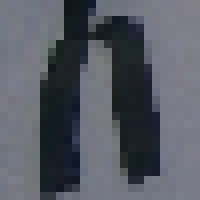
#> input picture MATLAB and R_Programs/endi5.png, 25 x 25 px (shown 8 times larger)
$ python final2.py
#> lines starting #> are read from the running program, lines starting #| are printed output that depends on the picture
### diff_ver.py
import numpy as np

def diff_ver(row, col):
    # Function to compute 1st order difference along the vertical
    c = np.zeros(row * col)
    c[0] = 1
    c[col] = -1
    L2 = np.zeros((row*col, row*col))
    for i in range(row*col):
        L2[i, i:] = c[:row*col - i]
    return L2

### diff_hor.py
import numpy as np

def diff_hor(row, col):
    # Function to compute 1st order difference along the horizontal
    L = np.diag(np.ones(col)) - np.diag(np.ones(col - 1), -1)
    L1 = np.kron(np.eye(row), L)
    return L1

### MATLAB and R_Programs/final2.py
import numpy as np
import matplotlib.pyplot as plt
from scipy import ndimage
from diff_hor import diff_hor
from diff_ver import diff_ver
import cv2
# Load the input image and preprocess it
#A = plt.imread('endi5.png').astype(float)
A = cv2.imread('endi5.png',cv2.IMREAD_UNCHANGED)
#> A is the input picture: shape (25, 25, 3); mean B, G, R 99.4, 90.2, 86.3
ima = -(A[:, :, 0] - 256)  # true model
dx, dy = 1, 1
ima = ima[::dx, ::dy]  # sampled model
ny, nx = ima.shape
#> ny = 25; nx = 25

# Grid points along the x and y axis
x = np.arange(nx + 1)
#> x = 26 values from 0 to 25
y = np.arange(ny + 1)
#> y = 26 values from 0 to 25

# End points of the x and y axis
xmin, xmax = x.min(), x.max()
#> xmin = 0; xmax = 25
ymin, ymax = y.min(), y.max()
#> ymin = 0; ymax = 25

# Define receiver and transmitter positions
side1 = 5  # Number of receivers along side 1 at the surface of the ground
rangex = xmax - xmin
#> rangex = 25
rangey = ymax - ymin
#> rangey = 25
Rxy1 = np.array([(xmin + ((np.arange(1, side1 + 1) * rangex) / (side1 + 1)), ymax * np.ones(side1))]).T
side2 = 5  # Number of receivers along side 2 (borehole 2)
Rxy2 = np.array([(xmax * np.ones(side2), ymin + ((np.arange(1, side2 + 1) * rangey) / (side2 + 1)))], dtype=float).T
Rxy = np.vstack((Rxy1, Rxy2))  # Receiver positions along side 1 and 2

side3 = 5  # Number of transmitters along side 3 (borehole 1)
Txy1 = np.array([(xmin * np.ones(side3), ymin + ((np.arange(1, side3 + 1) * rangey) / (side3 + 1)))], dtype=float).T
side4 = 0
Txy2 = np.array([(xmin + ((np.arange(1, side4 + 1) * rangex) / (side4 + 1)), ymin * np.ones(side4))]).T
#> Txy2 = empty array
Txy = np.vstack((Txy1, Txy2))

# Construct rays with corresponding x and y coordinates
b = 0
N_ray = (side1 + side2) * (side3 + side4)
ray = np.zeros((N_ray, 4))  # 4 columns for p1(x1, y1) and p2(x2, y2) of the ray
for t in range(side3 + side4):
    for r in range(side1 + side2):
        ray[b, 0] = Txy[t, 0]  # x components of p1
        ray[b, 1] = Txy[t, 1]  # y components of p1
        ray[b, 2] = Rxy[r, 0]  # x components of p2
        ray[b, 3] = Rxy[r, 1]  # y components of p2
        b += 1

pixel = np.arange(nx * ny) + 1  # number of pixels in one vector

# Calculating the theory matrix for the forward problem to simulate the measurements
Nr = 3000  # number of discretization along each ray
G = np.zeros((N_ray, len(pixel)))  # initializing the theory matrix
for n in range(N_ray):
    d = np.sqrt((ray[n, 0] - ray[n, 2]) ** 2 + (ray[n, 1] - ray[n, 3]) ** 2)  # length of a ray
    dr = d / Nr  # step length of a ray
    drx = (ray[n, 2] - ray[n, 0]) / Nr  # x coordinate of step length
    dry = (ray[n, 3] - ray[n, 1]) / Nr  # y coordinate of step length
    xp = ray[n, 0] + np.arange(1, Nr + 1) * drx  # number of x coordinates along a ray
    yp = ray[n, 1] + np.arange(1, Nr + 1) * dry  # number of y coordinates along a ray
    ind_x = np.floor(((xp - xmin) / rangex) * (nx - 1)).astype(int)
    ind_y = np.floor(((yp - ymin) / rangey) * (ny - 1)).astype(int)
    index = (ind_y - 1) * nx + ind_x
    dd, cc = np.unique(index, return_counts=True)
    l_ind = cc * dr
    G[n, dd] = G[n, dd] + l_ind
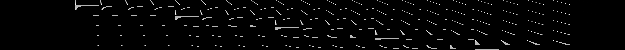
#> G: shape (50, 625) float64; min 0, max 1.48, mean 0.036; drawn with min black and max white

# Generating the simulated measurement m with error E
E = 13.3 * np.random.randn(N_ray)  # assumed error in the measurement
m = G @ ima.flatten() + E  # the measurement
#> m = 50 values, max 4906.4 at index 9, min 743.2 at index 40, mean 3592.8

# Discretization for the inverse problem
dx1, dy1 = 0.7, 0.7  # discretization step different from dx and dy from above
x1 = np.arange(0, nx, dx1)  # grid points along the x axis
y1 = np.arange(0, ny, dy1)  # grid points along the y axis
nx1, ny1 = len(x1) - 1, len(y1) - 1
x1min, x1max = x1.min(), x1.max()  # end points of the x axis
y1min, y1max = y1.min(), y1.max()  # end points of the y axis
rangex1, rangey1 = x1max - x1min, y1max - y1min
pixel_1 = np.arange(nx1 * ny1) + 1  # number of pixels in one vector

# Calculating the theory matrix for the inversion problem
G1 = np.zeros((N_ray, len(pixel_1)))  # initializing the theory matrix
for n in range(N_ray):
    d = np.sqrt((ray[n, 0] - ray[n, 2]) ** 2 + (ray[n, 1] - ray[n, 3]) ** 2)  # length of a ray
    dr = d / Nr  # step length of a ray
    drx = (ray[n, 2] - ray[n, 0]) / Nr  # x coordinate of step length
    dry = (ray[n, 3] - ray[n, 1]) / Nr  # y coordinate of step length
    xp = ray[n, 0] + np.arange(1, Nr + 1) * drx  # number of x coordinates along a ray
    yp = ray[n, 1] + np.arange(1, Nr + 1) * dry  # number of y coordinates along a ray
    ind_x = np.floor(((xp - x1min) / rangex1) * (nx1 - 1)).astype(int)
    ind_y = np.floor(((yp - y1min) / rangey1) * (ny1 - 1)).astype(int)
    index = (ind_y - 1) * nx1 + ind_x
    dd, cc = np.unique(index, return_counts=True)
    l_ind = cc * dr
    G1[n, dd] = G1[n, dd] + l_ind
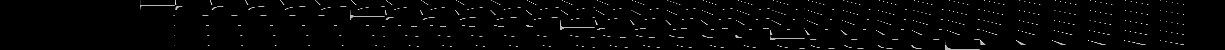
#> G1: shape (50, 1225) float64; min 0, max 0.929, mean 0.0183

# Constructing the prior (difference prior) and MAP estimate
e = 0.2 * E
sigma = np.var(e)  # assumed measurement error covariance
L1=diff_ver(nx1,ny1);#function to compute difference matrix along horizontal(L1)
#> after the loop in diff_ver, `for i in range(row*col):`:
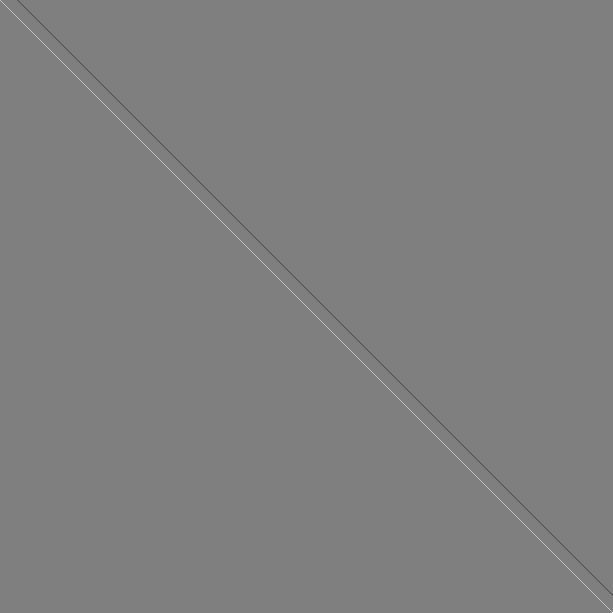
#> L2: shape (1225, 1225) float64 (shown at 1/2 size); min -1, max 1, mean 2.33e-05; drawn with min black and max white
L2=diff_hor(nx1,ny1);#function to compute difference matrix along vertical(L2)
LL = np.vstack((L2, L1))  # difference matrix (horizontal + vertical)
C = 1.2 * np.random.randn(2 * nx1 * ny1)  # virtual measurement error (uncertainty in the difference)
cc = np.var(C) * np.eye(2 * nx1 * ny1)  # covariance of the uncertainty in the difference
# [7 lines of commented-out code are left out]
Xm = np.linalg.inv((G1.T @ np.linalg.inv(sigma * np.eye(len(m))) @ G1) + LL.T @ np.linalg.inv(cc) @ LL) @ (G1.T @ np.linalg.inv(sigma * np.eye(len(m))))
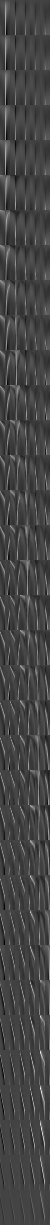
#> Xm: shape (1225, 50) float64; min -0.0267, max 0.0735, mean 0.000765; drawn with min black and max white
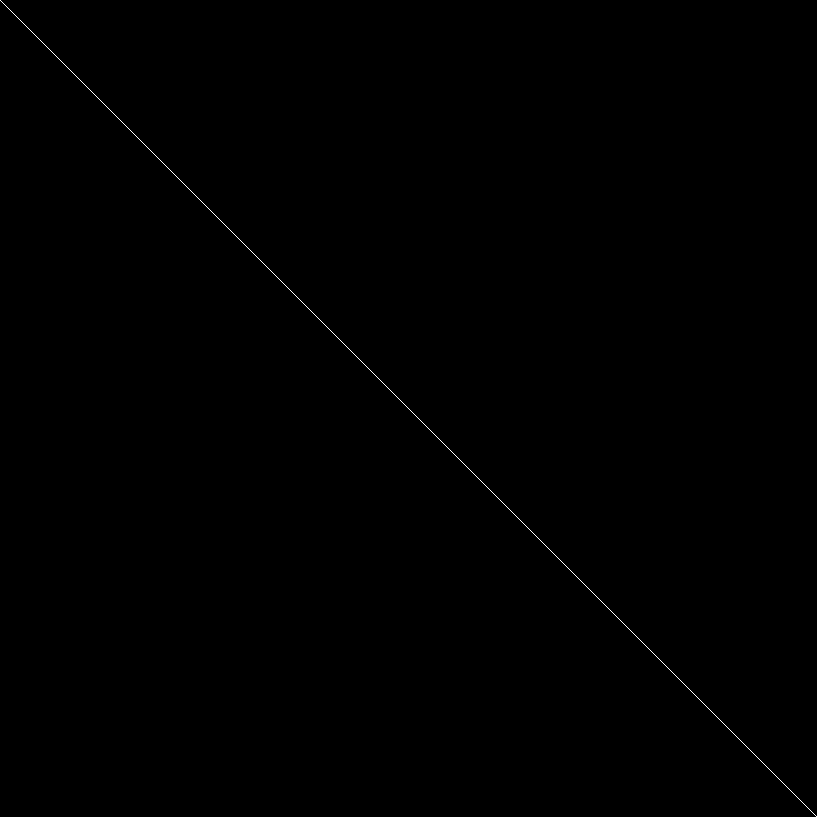
#> cc: shape (2450, 2450) float64 (shown at 1/3 size); values 0 (black) and 1.36 (white), 0.04% white in thin lines or dots
XmapN = Xm @ m  # MAP estimate
#> XmapN = 1225 values, max 229.7 at index 1023, min 8.09 at index 1190, mean 152.3
XmapN = XmapN.reshape(ny1, nx1)  # back to the original dimension (2D)
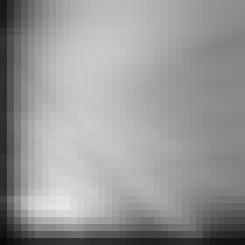
#> XmapN: shape (35, 35) float64 (shown 7 times larger); min 8.09, max 229.7, mean 152.3
ima = ima.reshape(ny, nx)  # back to the original dimension (2D) of the assumed true model

# Graphics
plt.figure(figsize=(15, 5))
plt.subplot(131)
plt.pcolormesh(ima)
plt.title('(a) True model (625 pixels)')

plt.subplot(132)
plt.pcolormesh(ima)
for i in range(0, N_ray):  # DN is the step size to select rays to be plotted
    plt.plot([ray[i, 0], ray[i, 2]], [ray[i, 1], ray[i, 3]], 'c')
plt.axis('equal')
plt.title('(b) True model with rays')

plt.subplot(133)
plt.pcolormesh(XmapN)
plt.title('(c) MAP estimate (1225 pixels)')

plt.tight_layout()
plt.show()
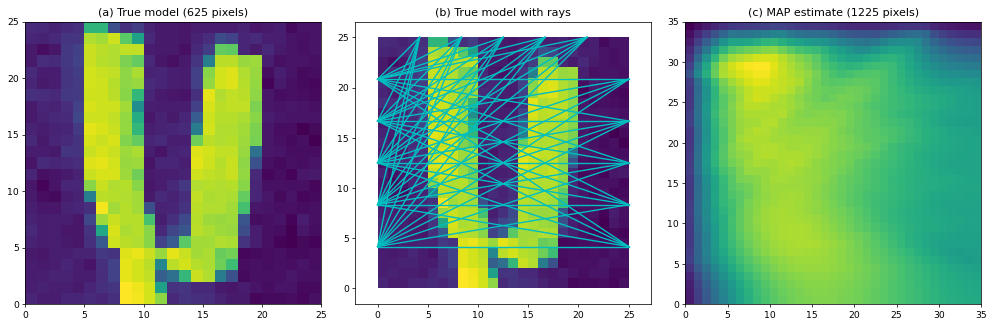
#> figure drawn by matplotlib, 3 panels
